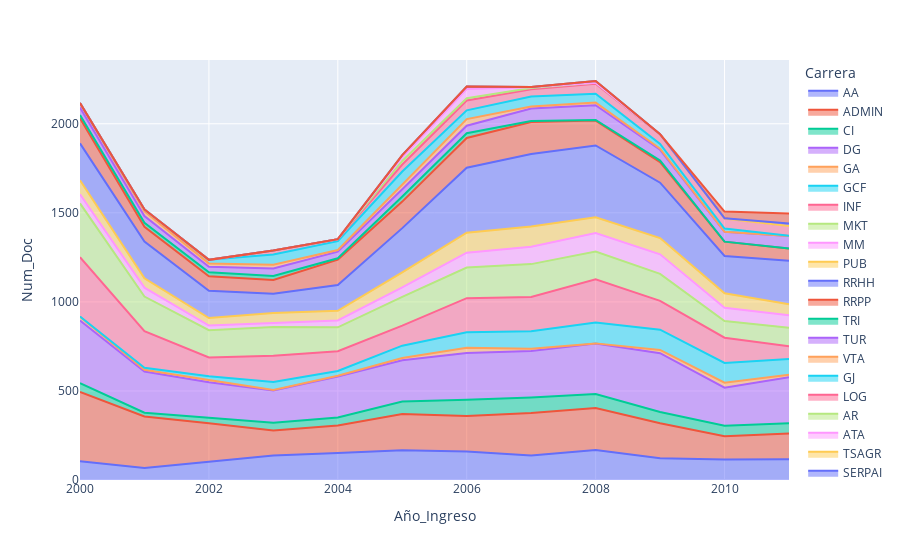

The notebook cell this image was saved under:
### Markdown cell above
### Realizamos un grafico mostrando la cantidad de alumnos por año representado por carreras.

### Code cell
s=alumnos.groupby(by=["Año_Ingreso","Carrera"],axis=0)["Num_Doc"].count()
s1 = pd.DataFrame(s).reset_index()
fig5 = px.area(s1, x="Año_Ingreso", y="Num_Doc", color="Carrera")
fig5.show()

### Figure 1 — Plotly figure (JSON) as saved in the notebook; plotly's stock layout.template omitted (floating-point values rounded to 4 significant figures)
{"data": [{"hovertemplate": "Carrera=AA<br>Año_Ingreso=%{x}<br>Num_Doc=%{y}<extra></extra>", "legendgroup": "AA", "line": {"color": "#636efa"}, "mode": "lines", "name": "AA", "orientation": "v", "showlegend": true, "stackgroup": "1", "type": "scatter", "x": [2000, 2001, 2002, 2003, 2004, 2005, 2006, 2007, 2008, 2009, 2010, 2011], "xaxis": "x", "y": [105, 68, 102, 138, 151, 167, 160, 137, 168, 122, 115, 116], "yaxis": "y"}, {"hovertemplate": "Carrera=ADMIN<br>Año_Ingreso=%{x}<br>Num_Doc=%{y}<extra></extra>", "legendgroup": "ADMIN", "line": {"color": "#EF553B"}, "mode": "lines", "name": "ADMIN", "orientation": "v", "showlegend": true, "stackgroup": "1", "type": "scatter", "x": [2000, 2001, 2002, 2003, 2004, 2005, 2006, 2007, 2008, 2009, 2010, 2011], "xaxis": "x", "y": [389, 289, 217, 140, 155, 204, 200, 239, 236, 197, 131, 145], "yaxis": "y"}, {"hovertemplate": "Carrera=CI<br>Año_Ingreso=%{x}<br>Num_Doc=%{y}<extra></extra>", "legendgroup": "CI", "line": {"color": "#00cc96"}, "mode": "lines", "name": "CI", "orientation": "v", "showlegend": true, "stackgroup": "1", "type": "scatter", "x": [2000, 2001, 2002, 2003, 2004, 2005, 2006, 2007, 2008, 2009, 2010, 2011], "xaxis": "x", "y": [50, 21, 30, 44, 45, 70, 90, 87, 79, 63, 58, 57], "yaxis": "y"}, {"hovertemplate": "Carrera=DG<br>Año_Ingreso=%{x}<br>Num_Doc=%{y}<extra></extra>", "legendgroup": "DG", "line": {"color": "#ab63fa"}, "mode": "lines", "name": "DG", "orientation": "v", "showlegend": true, "stackgroup": "1", "type": "scatter", "x": [2000, 2001, 2002, 2003, 2004, 2005, 2006, 2007, 2008, 2009, 2010, 2011], "xaxis": "x", "y": [351, 231, 200, 181, 230, 231, 263, 261, 283, 330, 214, 259], "yaxis": "y"}, {"hovertemplate": "Carrera=GA<br>Año_Ingreso=%{x}<br>Num_Doc=%{y}<extra></extra>", "legendgroup": "GA", "line": {"color": "#FFA15A"}, "mode": "lines", "name": "GA", "orientation": "v", "showlegend": true, "stackgroup": "1", "type": "scatter", "x": [2000, 2001, 2002, 2003, 2004, 2005, 2006, 2007, 2008, 2009, 2010, 2011], "xaxis": "x", "y": [22, 10, 13, 2, 4, 13, 30, 13, 1, 18, 28, 14], "yaxis": "y"}, {"hovertemplate": "Carrera=GCF<br>Año_Ingreso=%{x}<br>Num_Doc=%{y}<extra></extra>", "legendgroup": "GCF", "line": {"color": "#19d3f3"}, "mode": "lines", "name": "GCF", "orientation": "v", "showlegend": true, "stackgroup": "1", "type": "scatter", "x": [2000, 2001, 2002, 2003, 2004, 2005, 2006, 2007, 2008, 2009, 2010, 2011], "xaxis": "x", "y": [1, 11, 21, 45, 27, 69, 87, 98, 117, 114, 111, 88], "yaxis": "y"}, {"hovertemplate": "Carrera=INF<br>Año_Ingreso=%{x}<br>Num_Doc=%{y}<extra></extra>", "legendgroup": "INF", "line": {"color": "#FF6692"}, "mode": "lines", "name": "INF", "orientation": "v", "showlegend": true, "stackgroup": "1", "type": "scatter", "x": [2000, 2001, 2002, 2003, 2004, 2005, 2006, 2007, 2008, 2009, 2010, 2011], "xaxis": "x", "y": [333, 205, 105, 147, 111, 113, 191, 192, 243, 162, 142, 72], "yaxis": "y"}, {"hovertemplate": "Carrera=MKT<br>Año_Ingreso=%{x}<br>Num_Doc=%{y}<extra></extra>", "legendgroup": "MKT", "line": {"color": "#B6E880"}, "mode": "lines", "name": "MKT", "orientation": "v", "showlegend": true, "stackgroup": "1", "type": "scatter", "x": [2000, 2001, 2002, 2003, 2004, 2005, 2006, 2007, 2008, 2009, 2010, 2011], "xaxis": "x", "y": [302, 195, 153, 162, 134, 161, 172, 185, 156, 151, 93, 103], "yaxis": "y"}, {"hovertemplate": "Carrera=MM<br>Año_Ingreso=%{x}<br>Num_Doc=%{y}<extra></extra>", "legendgroup": "MM", "line": {"color": "#FF97FF"}, "mode": "lines", "name": "MM", "orientation": "v", "showlegend": true, "stackgroup": "1", "type": "scatter", "x": [2000, 2001, 2002, 2003, 2004, 2005, 2006, 2007, 2008, 2009, 2010, 2011], "xaxis": "x", "y": [51, 50, 26, 22, 39, 54, 83, 97, 103, 110, 75, 71], "yaxis": "y"}, {"hovertemplate": "Carrera=PUB<br>Año_Ingreso=%{x}<br>Num_Doc=%{y}<extra></extra>", "legendgroup": "PUB", "line": {"color": "#FECB52"}, "mode": "lines", "name": "PUB", "orientation": "v", "showlegend": true, "stackgroup": "1", "type": "scatter", "x": [2000, 2001, 2002, 2003, 2004, 2005, 2006, 2007, 2008, 2009, 2010, 2011], "xaxis": "x", "y": [79, 52, 42, 56, 54, 83, 112, 114, 89, 91, 81, 61], "yaxis": "y"}, {"hovertemplate": "Carrera=RRHH<br>Año_Ingreso=%{x}<br>Num_Doc=%{y}<extra></extra>", "legendgroup": "RRHH", "line": {"color": "#636efa"}, "mode": "lines", "name": "RRHH", "orientation": "v", "showlegend": true, "stackgroup": "1", "type": "scatter", "x": [2000, 2001, 2002, 2003, 2004, 2005, 2006, 2007, 2008, 2009, 2010, 2011], "xaxis": "x", "y": [207, 206, 153, 109, 145, 249, 365, 407, 403, 311, 210, 245], "yaxis": "y"}, {"hovertemplate": "Carrera=RRPP<br>Año_Ingreso=%{x}<br>Num_Doc=%{y}<extra></extra>", "legendgroup": "RRPP", "line": {"color": "#EF553B"}, "mode": "lines", "name": "RRPP", "orientation": "v", "showlegend": true, "stackgroup": "1", "type": "scatter", "x": [2000, 2001, 2002, 2003, 2004, 2005, 2006, 2007, 2008, 2009, 2010, 2011], "xaxis": "x", "y": [141, 83, 82, 77, 142, 149, 167, 180, 140, 116, 80, 69], "yaxis": "y"}, {"hovertemplate": "Carrera=TRI<br>Año_Ingreso=%{x}<br>Num_Doc=%{y}<extra></extra>", "legendgroup": "TRI", "line": {"color": "#00cc96"}, "mode": "lines", "name": "TRI", "orientation": "v", "showlegend": true, "stackgroup": "1", "type": "scatter", "x": [2000, 2001, 2002, 2003, 2004, 2005, 2006, 2007, 2008, 2009], "xaxis": "x", "y": [18, 23, 22, 22, 8, 29, 27, 5, 3, 8], "yaxis": "y"}, {"hovertemplate": "Carrera=TUR<br>Año_Ingreso=%{x}<br>Num_Doc=%{y}<extra></extra>", "legendgroup": "TUR", "line": {"color": "#ab63fa"}, "mode": "lines", "name": "TUR", "orientation": "v", "showlegend": true, "stackgroup": "1", "type": "scatter", "x": [2000, 2001, 2002, 2003, 2004, 2005, 2006, 2007, 2008, 2009, 2010, 2011], "xaxis": "x", "y": [42, 38, 31, 43, 37, 40, 42, 70, 83, 61, 55, 70], "yaxis": "y"}, {"hovertemplate": "Carrera=VTA<br>Año_Ingreso=%{x}<br>Num_Doc=%{y}<extra></extra>", "legendgroup": "VTA", "line": {"color": "#FFA15A"}, "mode": "lines", "name": "VTA", "orientation": "v", "showlegend": true, "stackgroup": "1", "type": "scatter", "x": [2000, 2001, 2002, 2003, 2004, 2005, 2006, 2007, 2008, 2009], "xaxis": "x", "y": [25, 26, 19, 20, 9, 25, 37, 12, 15, 6], "yaxis": "y"}, {"hovertemplate": "Carrera=GJ<br>Año_Ingreso=%{x}<br>Num_Doc=%{y}<extra></extra>", "legendgroup": "GJ", "line": {"color": "#19d3f3"}, "mode": "lines", "name": "GJ", "orientation": "v", "showlegend": true, "stackgroup": "1", "type": "scatter", "x": [2001, 2002, 2003, 2004, 2005, 2006, 2007, 2008, 2009, 2010, 2011], "xaxis": "x", "y": [11, 20, 58, 50, 75, 49, 56, 50, 27, 19, 1], "yaxis": "y"}, {"hovertemplate": "Carrera=LOG<br>Año_Ingreso=%{x}<br>Num_Doc=%{y}<extra></extra>", "legendgroup": "LOG", "line": {"color": "#FF6692"}, "mode": "lines", "name": "LOG", "orientation": "v", "showlegend": true, "stackgroup": "1", "type": "scatter", "x": [2003, 2004, 2005, 2006, 2007, 2008, 2009, 2010, 2011], "xaxis": "x", "y": [22, 10, 39, 56, 41, 56, 53, 56, 55], "yaxis": "y"}, {"hovertemplate": "Carrera=AR<br>Año_Ingreso=%{x}<br>Num_Doc=%{y}<extra></extra>", "legendgroup": "AR", "line": {"color": "#B6E880"}, "mode": "lines", "name": "AR", "orientation": "v", "showlegend": true, "stackgroup": "1", "type": "scatter", "x": [2004, 2005, 2006, 2007, 2008], "xaxis": "x", "y": [1, 20, 12, 7, 5], "yaxis": "y"}, {"hovertemplate": "Carrera=ATA<br>Año_Ingreso=%{x}<br>Num_Doc=%{y}<extra></extra>", "legendgroup": "ATA", "line": {"color": "#FF97FF"}, "mode": "lines", "name": "ATA", "orientation": "v", "showlegend": true, "stackgroup": "1", "type": "scatter", "x": [2005, 2006, 2007], "xaxis": "x", "y": [21, 52, 4], "yaxis": "y"}, {"hovertemplate": "Carrera=TSAGR<br>Año_Ingreso=%{x}<br>Num_Doc=%{y}<extra></extra>", "legendgroup": "TSAGR", "line": {"color": "#FECB52"}, "mode": "lines", "name": "TSAGR", "orientation": "v", "showlegend": true, "stackgroup": "1", "type": "scatter", "x": [2005, 2006, 2007, 2008, 2009], "xaxis": "x", "y": [12, 14, 1, 10, 1], "yaxis": "y"}, {"hovertemplate": "Carrera=SERPAI<br>Año_Ingreso=%{x}<br>Num_Doc=%{y}<extra></extra>", "legendgroup": "SERPAI", "line": {"color": "#636efa"}, "mode": "lines", "name": "SERPAI", "orientation": "v", "showlegend": true, "stackgroup": "1", "type": "scatter", "x": [2010, 2011], "xaxis": "x", "y": [1, 14], "yaxis": "y"}, {"hovertemplate": "Carrera=SVIRT<br>Año_Ingreso=%{x}<br>Num_Doc=%{y}<extra></extra>", "legendgroup": "SVIRT", "line": {"color": "#EF553B"}, "mode": "lines", "name": "SVIRT", "orientation": "v", "showlegend": true, "stackgroup": "1", "type": "scatter", "x": [2010, 2011], "xaxis": "x", "y": [38, 56], "yaxis": "y"}], "layout": {"legend": {"title": {"text": "Carrera"}, "tracegroupgap": 0}, "margin": {"t": 60}, "xaxis": {"anchor": "y", "domain": [0, 1], "title": {"text": "Año_Ingreso"}}, "yaxis": {"anchor": "x", "domain": [0, 1], "title": {"text": "Num_Doc"}}}}
